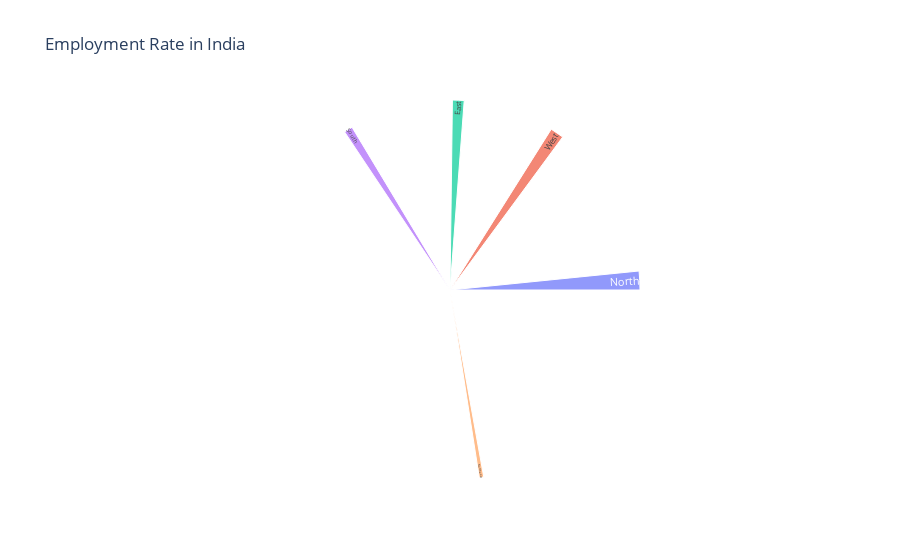

Notebook code cell kept with this figure:
### Code cell
# Plot a sunburst chart of employment rates by region
employment = df[["Region.1",'Estimated Employed']]
fig = go.Figure(go.Sunburst(
    labels=employment['Region.1'],
    parents=[""] * len(employment),
    values=employment['Estimated Employed'],
))
fig.update_layout(title_text="Employment Rate in India")
fig.show()

### Figure 1 — Plotly figure (JSON) as saved in the notebook; plotly's stock layout.template omitted (floating-point values rounded to 4 significant figures; data arrays with more than 128 entries replaced by an {"elided": "..."} marker saying what was removed)
{"data": [{"labels": {"elided": "267 str values"}, "parents": {"elided": "267 str values"}, "type": "sunburst", "values": {"elided": "267 int values"}}], "layout": {"autosize": true, "title": {"text": "Employment Rate in India"}}}
